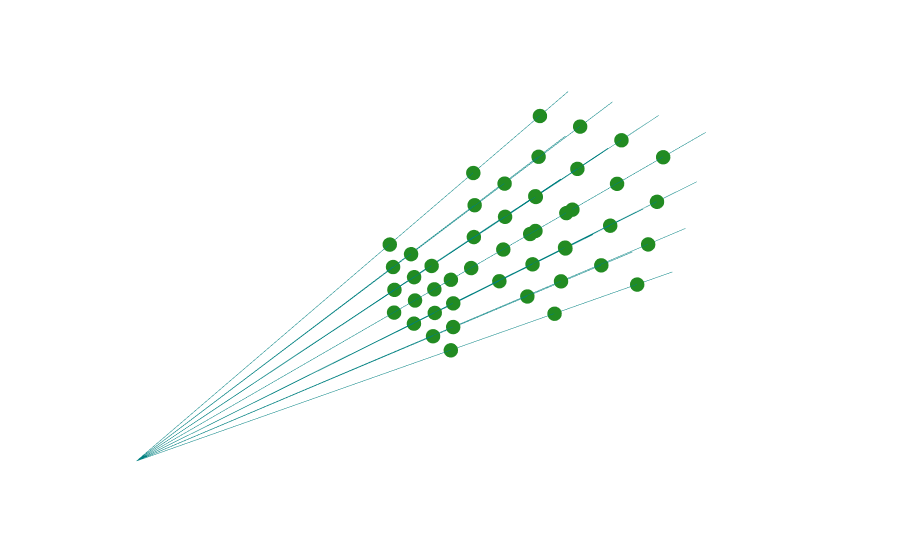

The notebook cell this image was saved under:
### Markdown cell above
## Representing Frustums as Points

These frustums can be converted into point samples using `frustum.get_positions()`.

### Code cell
# COLLAPSED
fig = go.Figure(data=[vis_rays, vis.get_frustum_points(ray_samples.frustums)], layout=webdocs_layout)
fig.show()
